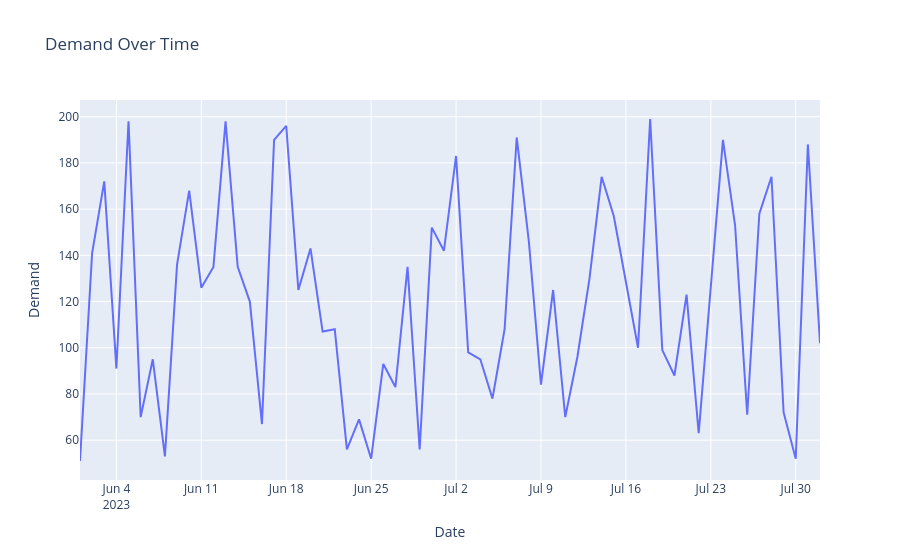

The notebook cell this image was saved under:
### Code cell
fig_demand = px.line(df, x='Date',
                     y='Demand',
                     title='Demand Over Time')
fig_demand.show()

### Figure 1 — Plotly figure (JSON) as saved in the notebook; plotly's stock layout.template omitted (floating-point values rounded to 4 significant figures)
{"data": [{"hovertemplate": "Date=%{x}<br>Demand=%{y}<extra></extra>", "legendgroup": "", "line": {"color": "#636efa", "dash": "solid"}, "marker": {"symbol": "circle"}, "mode": "lines", "name": "", "orientation": "v", "showlegend": false, "type": "scatter", "x": ["2023-06-01", "2023-06-02", "2023-06-03", "2023-06-04", "2023-06-05", "2023-06-06", "2023-06-07", "2023-06-08", "2023-06-09", "2023-06-10", "2023-06-11", "2023-06-12", "2023-06-13", "2023-06-14", "2023-06-15", "2023-06-16", "2023-06-17", "2023-06-18", "2023-06-19", "2023-06-20", "2023-06-21", "2023-06-22", "2023-06-23", "2023-06-24", "2023-06-25", "2023-06-26", "2023-06-27", "2023-06-28", "2023-06-29", "2023-06-30", "2023-07-01", "2023-07-02", "2023-07-03", "2023-07-04", "2023-07-05", "2023-07-06", "2023-07-07", "2023-07-08", "2023-07-09", "2023-07-10", "2023-07-11", "2023-07-12", "2023-07-13", "2023-07-14", "2023-07-15", "2023-07-16", "2023-07-17", "2023-07-18", "2023-07-19", "2023-07-20", "2023-07-21", "2023-07-22", "2023-07-23", "2023-07-24", "2023-07-25", "2023-07-26", "2023-07-27", "2023-07-28", "2023-07-29", "2023-07-30", "2023-07-31", "2023-08-01"], "xaxis": "x", "y": [51, 141, 172, 91, 198, 70, 95, 53, 136, 168, 126, 135, 198, 135, 120, 67, 190, 196, 125, 143, 107, 108, 56, 69, 52, 93, 83, 135, 56, 152, 142, 183, 98, 95, 78, 108, 191, 146, 84, 125, 70, 96, 130, 174, 157, 128, 100, 199, 99, 88, 123, 63, 126, 190, 153, 71, 158, 174, 72, 52, 188, 102], "yaxis": "y"}], "layout": {"legend": {"tracegroupgap": 0}, "title": {"text": "Demand Over Time"}, "xaxis": {"anchor": "y", "domain": [0, 1], "title": {"text": "Date"}}, "yaxis": {"anchor": "x", "domain": [0, 1], "title": {"text": "Demand"}}}}
